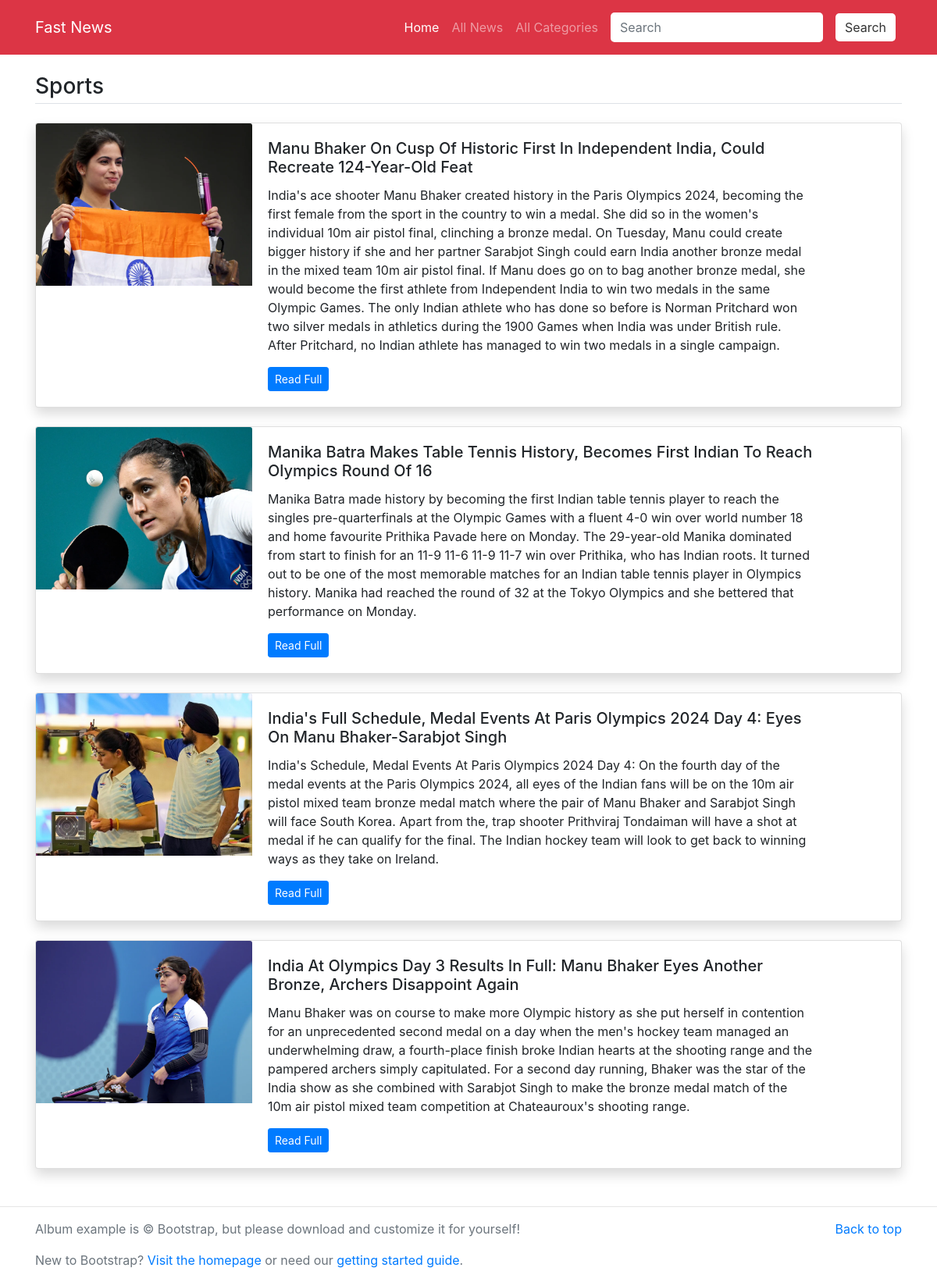
Page /category/1 on the committed database.
### main/models.py (models this page shows, shortened)
class Category(models.Model):
    title=models.CharField(max_length=200)
    category_image=models.ImageField(upload_to='imgs/')
    class Meta:
        verbose_name_plural='Categories'

class News(models.Model):
    category=models.ForeignKey(Category,on_delete=models.CASCADE)
    title=models.CharField(max_length=300)
    image=models.ImageField(upload_to='imgs/')
    detail=models.TextField()
    add_time=models.DateTimeField(auto_now_add=True)
    class Meta:
        verbose_name_plural='News'

### main/views.py (the view)
# urls.py: path('category/<int:id>',views.category,name='category'),
def category(request,id):
    category=Category.objects.get(id=id)
    news=News.objects.filter(category=category)
    return render(request,'category-news.html',{
        'all_news':news,
        'category':category
    })

### main/templates/category-news.html
{% extends 'base.html' %}
{% block content %}
<main class="container mt-3 mb-5">
	<h3 class="border-bottom pb-1 my-4">{{category.title}}</h3>
    {% for news in all_news %}
	<div class="card mb-4 shadow">
	  <div class="row no-gutters">
	    <div class="col-md-3">
            <img src="/media/{{news.image}}" class="card-img-top" alt="{{news.title}}">
	    </div>
	    <div class="col-md-8">
	      <div class="card-body">
	        <h5 class="card-title">{{news.title}}</h5>
	        <p class="card-text">{{news.detail}}</p>
	        <p class="card-text"><a href="/detail/{{news.id}}" class="btn btn-sm btn-primary">Read Full</a></p>
	      </div>
	    </div>
	  </div>
    </div>
    {% endfor %}
</main>
{% endblock %}

### rows in the picture
Category: title "Sports"
News: image (picture), title "Manu Bhaker On Cusp Of Historic First In Independent India, Could Recreate 124-Year-Old Feat", detail "India's ace shooter Manu Bhaker created history in the Paris Olympics 2024, becoming the first female from the sport in the country to win a medal. She did so in the women's individual 10m air pistol final, clinching a bronze medal. On Tuesday, Manu could create bigger history if she and her partner Sarabjot Singh could earn India another bronze medal in the mixed team 10m air pistol final. If Manu does go on to bag another bronze medal, she would become the first athlete from Independent India to win two medals in the same Olympic Games. The only Indian athlete who has done so before is Norman Pritchard won two silver medals in athletics during the 1900 Games when India was under British…"
News: image (picture), title "Manika Batra Makes Table Tennis History, Becomes First Indian To Reach Olympics Round Of 16", detail "Manika Batra made history by becoming the first Indian table tennis player to reach the singles pre-quarterfinals at the Olympic Games with a fluent 4-0 win over world number 18 and home favourite Prithika Pavade here on Monday. The 29-year-old Manika dominated from start to finish for an 11-9 11-6 11-9 11-7 win over Prithika, who has Indian roots. It turned out to be one of the most memorable matches for an Indian table tennis player in Olympics history. Manika had reached the round of 32 at the Tokyo Olympics and she bettered that performance on Monday."
News: image (picture), title "India's Full Schedule, Medal Events At Paris Olympics 2024 Day 4: Eyes On Manu Bhaker-Sarabjot Singh", detail "India's Schedule, Medal Events At Paris Olympics 2024 Day 4: On the fourth day of the medal events at the Paris Olympics 2024, all eyes of the Indian fans will be on the 10m air pistol mixed team bronze medal match where the pair of Manu Bhaker and Sarabjot Singh will face South Korea. Apart from the, trap shooter Prithviraj Tondaiman will have a shot at medal if he can qualify for the final. The Indian hockey team will look to get back to winning ways as they take on Ireland."
News: image (picture), title "India At Olympics Day 3 Results In Full: Manu Bhaker Eyes Another Bronze, Archers Disappoint Again", detail "Manu Bhaker was on course to make more Olympic history as she put herself in contention for an unprecedented second medal on a day when the men's hockey team managed an underwhelming draw, a fourth-place finish broke Indian hearts at the shooting range and the pampered archers simply capitulated. For a second day running, Bhaker was the star of the India show as she combined with Sarabjot Singh to make the bronze medal match of the 10m air pistol mixed team competition at Chateauroux's shooting range."
